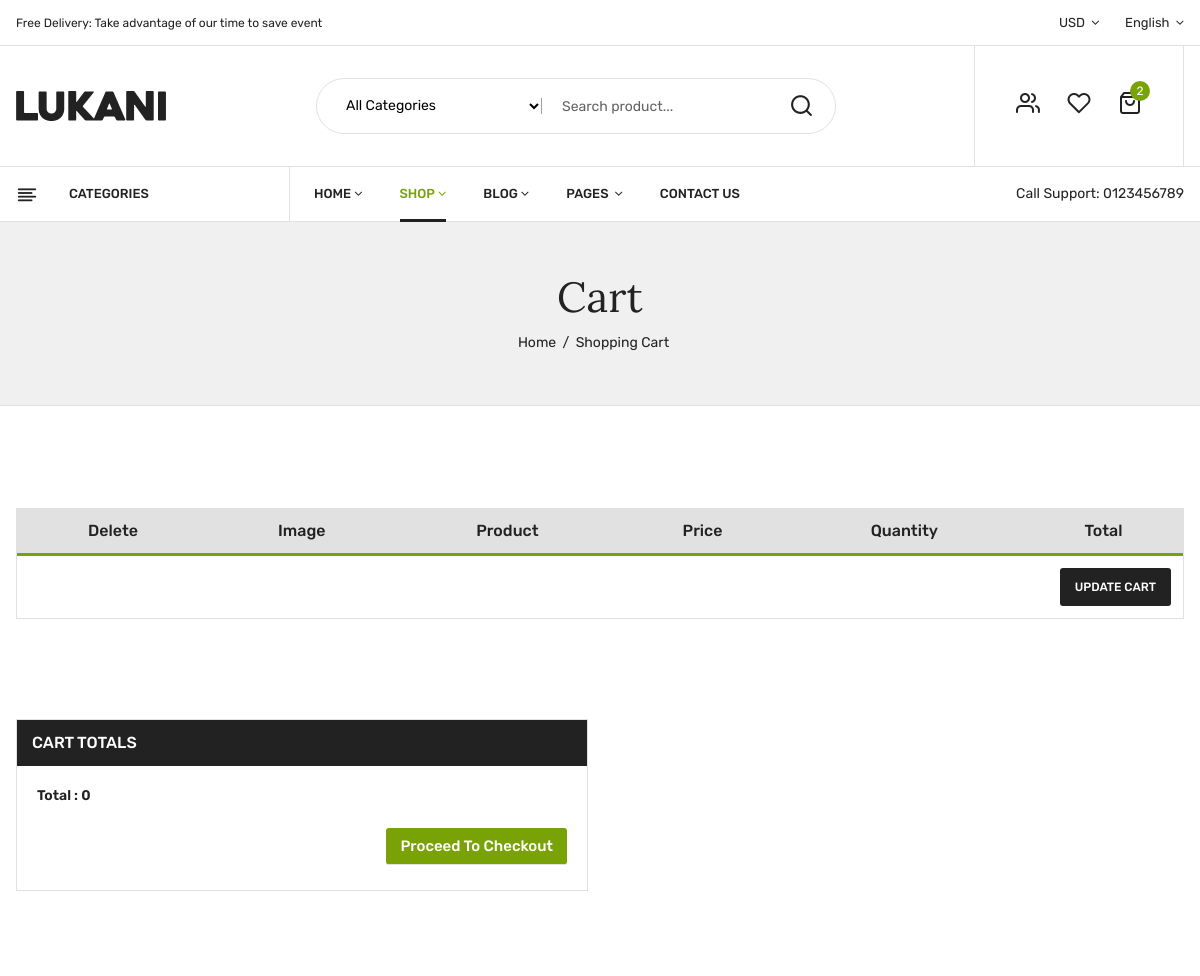
/cart_list/ (signed in, upper part), run on an earlier commit of the app's database.
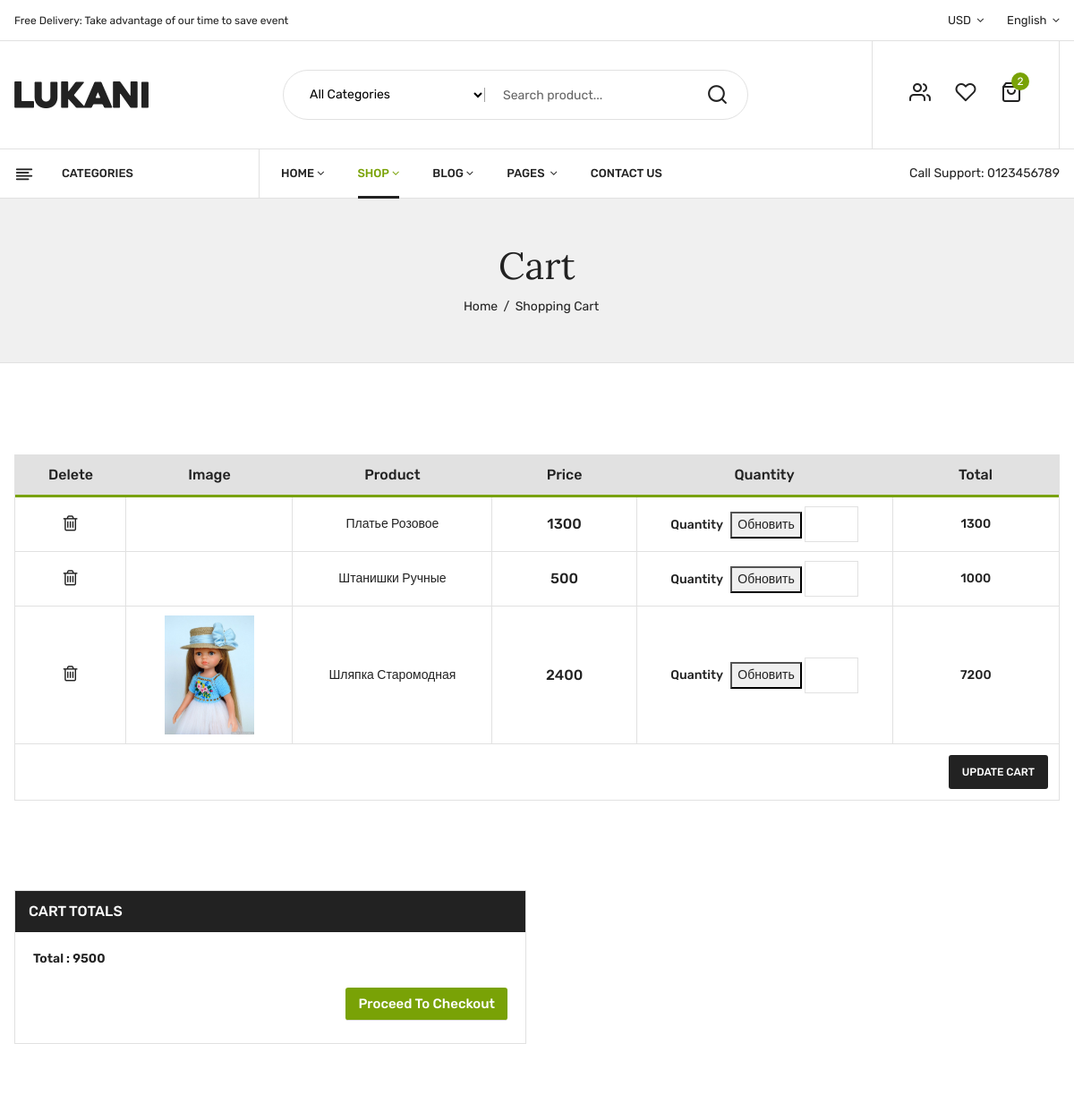
And on a later commit of the database.
### dollshop1/models.py (models this page shows, shortened)
class Cart(models.Model):
    user = models.ForeignKey(User, on_delete=models.CASCADE, verbose_name='Пользователь')
    product = models.ForeignKey(Product, on_delete=models.CASCADE, verbose_name='Товар')
    quantity = models.PositiveIntegerField(default=1)
    price_and_quantity = models.PositiveIntegerField(default=0)
    def get_quantity_sum(self):
        self.price_and_quantity += self.product.price * self.quantity
        return self.price_and_quantity

class Product(models.Model):
    STATUS = (('В наличии', 'В наличии'), ('Нет в наличии', 'Нет в наличии'))
    category = models.ForeignKey(Category, on_delete=models.CASCADE, null=True, verbose_name='Категория')
    name = models.CharField(max_length=255, verbose_name='Название')
    description = models.TextField(max_length=1300, verbose_name='Описание')
    image = models.ImageField(default='no_image.png', upload_to='product_image/', blank=True, null=True,
                              verbose_name='Изображение')
    price = models.DecimalField(decimal_places=0, max_digits=9, default=0, verbose_name='Цена')
    date_create = models.DateTimeField(auto_now_add=True)
    status = models.CharField(max_length=255, choices=STATUS, default=STATUS[0], verbose_name='Статус')

### dollshop1/views.py (the view)
# urls.py: path('cart_list/', cart_list, name='cart_list'),
def cart_list(request):
    cart = Cart.objects.filter(user=request.user)
    total_price = 0
    for item in cart:
        total_price += item.product.price * item.quantity
    if request.method == 'POST':
        print(request.POST.get('quantity'))
        cart.quantity = request.POST.get('quantity')
        cart.update()
        return redirect('dollshop:cart_list')
    else:
        quantity_form = CartQuantityForm()
    context = {
        'cart': cart,
        'total_price': total_price,
        'quantity_form': quantity_form,
    }
    return render(request, 'dollshop1/cart.html', context)

### dollshop1/forms.py
class CartQuantityForm(forms.Form):
    quantity = forms.IntegerField(min_value=1, max_value=20)

### dollshop1/templates/dollshop1/cart.html (shortened to what the changed rows need)
<!doctype html>
<html class="no-js" lang="en">
<head>
    <link rel="stylesheet" href="../../../static/css/bootstrap.min.css">
    <link rel="stylesheet" href="../../../static/css/owl.carousel.min.css">
    <link rel="stylesheet" href="../../../static/css/slick.css">
    <link rel="stylesheet" href="../../../static/css/magnific-popup.css">
    <link rel="stylesheet" href="../../../static/css/font.awesome.css">
    <link rel="stylesheet" href="../../../static/css/animate.css">
    <link rel="stylesheet" href="../../../static/css/jquery-ui.min.css">
    <link rel="stylesheet" href="../../../static/css/slinky.menu.css">
    <link rel="stylesheet" href="../../../static/css/plugins.css">
    <link rel="stylesheet" href="../../../static/css/style.css">
</head>
<body>
    <header>
        <div class="main_header">
            <div class="header_bottom sticky-header">
                <div class="container">
                    <div class="row align-items-center">
                        <div class="col-lg-3">
                            <div class="categories_menu">
                                <div class="categories_title">
                                    <h2 class="categori_toggle">Categories</h2>
                                </div>
                            </div>
                        </div>
                    </div>
                </div>
            </div>
        </div>
    </header>
    <div class="shopping_cart_area mt-100">
        <div class="container">
            <form action="#" method="POST"> {% csrf_token %}
                <div class="row">
                    <div class="col-12">
                        <div class="table_desc">
                            <div class="cart_page table-responsive">
                                <table>
                                    <thead>
                                        <tr>
                                            <th class="product_remove">Delete</th>
                                            <th class="product_thumb">Image</th>
                                            <th class="product_name">Product</th>
                                            <th class="product-price">Price</th>
                                            <th class="product_quantity">Quantity</th>
                                            <th class="product_total">Total</th>
                                        </tr>
                                    </thead>
                                    <tbody>
                                        {% for item in cart %}
                                            <tr>
                                                <td class="product_remove"><a href="{% url 'dollshop:cart_delete' product_pk=item.pk %}"><i class="fa fa-trash-o"></i></a>
                                                </td>
                                                <td class="product_thumb"><a href="#"><img
                                                            src="{{ item.product.image.url }}" alt=""></a></td>
                                                <td class="product_name"><a href="#">{{ item.product.name }}</a></td>
                                                <td class="product-price">{{ item.product.price }}</td>
                                                <td class="product_quantity"><label>Quantity</label>
                                                        <button type="submit"> Обновить</button>
                                                    <input  name="quantity" min="1" max="100" value="quantity" type="number">
                                                </td>
                                                <td class="product_total">{{ item.get_quantity_sum }}</td>
                                            </tr>
                                        {% endfor %}
                                    </tbody>
                                </table>
                            </div>
                        </div>
                    </div>
                </div>
                <div class="coupon_area">
                    <div class="row">
                        <div class="col-lg-6 col-md-6">
                            <div class="coupon_code right">
                                <div class="coupon_inner">
                                    <div class="cart_subtotal">
                                        <p>Total : {{ total_price }}</p>
                                    </div>
                                </div>
                            </div>
                        </div>
                    </div>
                </div>
            </form>
        </div>
    </div>
</body>
</html>

What changed in the data, as far as the page shows it:
added Cart: product.name "Платье Розовое", product.price "1300", get_quantity_sum "1300"
added Cart: product.name "Штанишки Ручные", product.price "500", get_quantity_sum "1000"
added Cart: product.image (picture), product.name "Шляпка Старомодная", product.price "2400", get_quantity_sum "7200"
Also different on the page:
{{ total_price }}: "0" → "9500"
